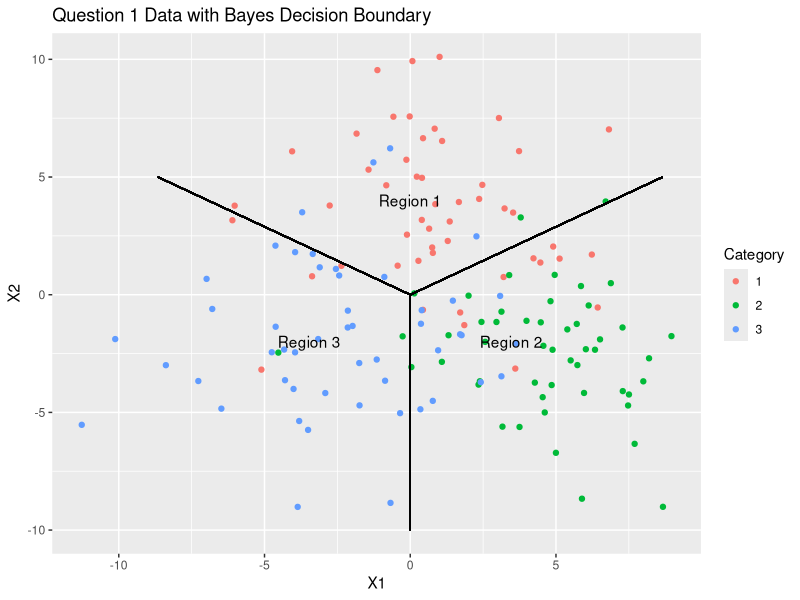
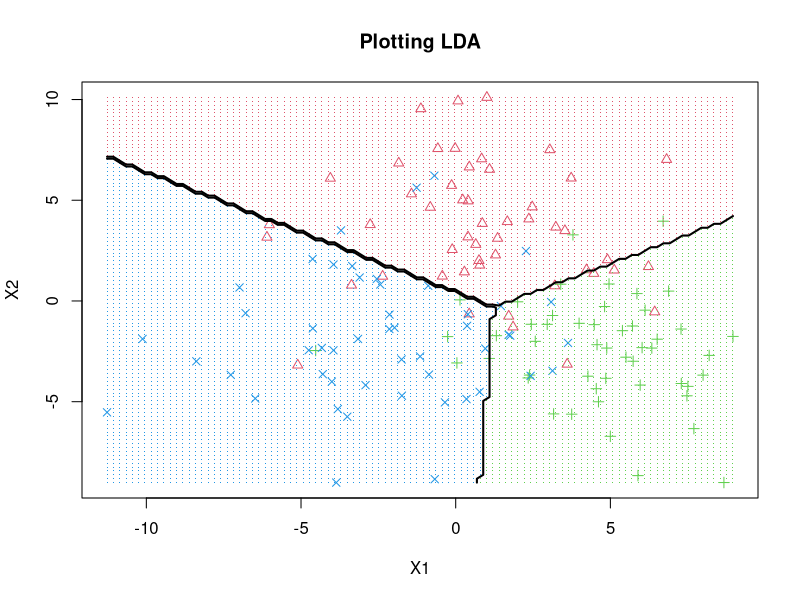

These figures' R source, in order:
## ---- chunk 1
set.seed(990)
DOTDISTANCE <- 4
STANDARDDEV <- 3
findit <- function(length,angle,coord) {
  #not sure what I'm doing wrong, but x and y work when reverse, so here goes
  #Error, at 180 degrees, a very small number is reported, instead of 0
  if(coord == "x") {
    toReturn <- length*sin(angle*(pi/180))
  }
  if(coord == "y") {
    toReturn <- length*cos(angle*(pi/180))
  }
  return(toReturn)
}
findit(5,45,"x")


DF <- data.frame(X1 = c(rnorm(50,0,STANDARDDEV),
                        rnorm(50,findit(DOTDISTANCE,120,"x"),STANDARDDEV),
                        rnorm(50,findit(DOTDISTANCE,240,"x"),STANDARDDEV)) ,
                 X2=  c(rnorm(50,DOTDISTANCE,STANDARDDEV),
                        rnorm(50,findit(DOTDISTANCE,120,"y"),STANDARDDEV),
                        rnorm(50,findit(DOTDISTANCE,240,"y"),STANDARDDEV)) , 
                 Type = (c(rep(1,50),rep(2,50),rep(3,50) )))




## ---- chunk 2
library(ggplot2)
linelength <- 10
ggplot(DF, aes(x = X1,y=X2, color=as.factor(Type))) +
  geom_point() +
  ggtitle("Question 1 Data with Bayes Decision Boundary") +
  labs(colour= "Category")+
  geom_segment(aes(x=0, y=0, xend = 0, yend = findit(linelength,180,"y")), color = "black") +
  geom_segment(aes(x=0, y=0, xend = findit(linelength,300,"x"), yend=findit(linelength,300,"y")), color = "black") +
  geom_segment(aes(x=0, y=0, xend = findit(linelength,60,"x"), yend=findit(linelength,60,"y")), color = "black") +
  annotate(geom = "text", x= 0, y = DOTDISTANCE, label = "Region 1") +
  annotate(geom = "text",x = findit(DOTDISTANCE,120,"x"), y=findit(DOTDISTANCE,120,"y"),  label= "Region 2") +
  annotate(geom = "text",x = findit(DOTDISTANCE,240,"x"), y=findit(DOTDISTANCE,240,"y"),  label= "Region 3")


## ---- chunk 3
library(MASS)

#this function adopted from Michael Hahsler
#http://michael.hahsler.net/SMU/EMIS7332/R/viz_classifier.html
decisionplot <- function(model, data, class = NULL, predict_type = "class",
  resolution = 100, showgrid = TRUE, ...) {

  if(!is.null(class)) cl <- data[,class] else cl <- 1
  data <- data[,1:2]
  k <- length(unique(cl))

  plot(data, col = as.integer(cl)+1L, pch = as.integer(cl)+1L, ...)

  # make grid
  r <- sapply(data, range, na.rm = TRUE)
  xs <- seq(r[1,1], r[2,1], length.out = resolution)
  ys <- seq(r[1,2], r[2,2], length.out = resolution)
  g <- cbind(rep(xs, each=resolution), rep(ys, time = resolution))
  colnames(g) <- colnames(r)
  g <- as.data.frame(g)

  ### guess how to get class labels from predict
  ### (unfortunately not very consistent between models)
  p <- predict(model, g, type = predict_type)
  if(is.list(p)) p <- p$class
  p <- as.factor(p)

  if(showgrid) points(g, col = as.integer(p)+1L, pch = ".")

  z <- matrix(as.integer(p), nrow = resolution, byrow = TRUE)
  contour(xs, ys, z, add = TRUE, drawlabels = FALSE,
    lwd = 2, levels = (1:(k-1))+.5)

  invisible(z)
}

test <- lda(Type~., data = DF)

decisionplot(test, DF, class = "Type",main = "Plotting LDA")
